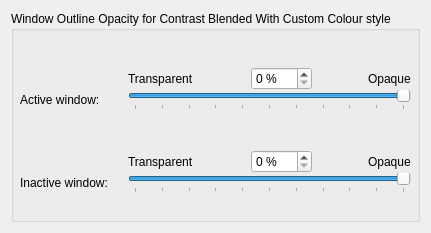
     <widget class="QWidget" name="customWithContrastOpacityPage">
      <layout class="QVBoxLayout" name="verticalLayout_19">
       <item>
        <widget class="QGroupBox" name="groupBox_6">
         <property name="title">
          <string>Window Outline Opacity for Contrast Blended With Custom Colour style</string>
         </property>
         <layout class="QVBoxLayout" name="verticalLayout_17">
          <property name="spacing">
           <number>6</number>
          </property>
          <property name="leftMargin">
           <number>6</number>
          </property>
          <property name="topMargin">
           <number>6</number>
          </property>
          <property name="rightMargin">
           <number>6</number>
          </property>
          <property name="bottomMargin">
           <number>6</number>
          </property>
          <item>
           <spacer name="verticalSpacer_6">
            <property name="orientation">
             <enum>Qt::Vertical</enum>
            </property>
            <property name="sizeType">
             <enum>QSizePolicy::Fixed</enum>
            </property>
            <property name="sizeHint" stdset="0">
             <size>
              <width>20</width>
              <height>30</height>
             </size>
            </property>
           </spacer>
          </item>
          <item>
           <layout class="QVBoxLayout" name="verticalLayout_18">
            <property name="spacing">
             <number>20</number>
            </property>
            <item>
             <layout class="QFormLayout" name="formLayout_7">
              <property name="verticalSpacing">
               <number>0</number>
              </property>
              <item row="0" column="1">
               <layout class="QHBoxLayout" name="horizontalLayout_11">
                <item>
                 <widget class="QLabel" name="_menuOpacityTransparentLabel_21">
                  <property name="text">
                   <string>Transparent</string>
                  </property>
                 </widget>
                </item>
                <item>
                 <spacer name="horizontalSpacer_14">
                  <property name="orientation">
                   <enum>Qt::Horizontal</enum>
                  </property>
                  <property name="sizeHint" stdset="0">
                   <size>
                    <width>40</width>
                    <height>20</height>
                   </size>
                  </property>
                 </spacer>
                </item>
                <item>
                 <widget class="QSpinBox" name="windowOutlineCustomWithContrastOpacityActive_2">
                  <property name="suffix">
                   <string> %</string>
                  </property>
                  <property name="maximum">
                   <number>100</number>
                  </property>
                  <property name="value">
                   <number>0</number>
                  </property>
                 </widget>
                </item>
                <item>
                 <spacer name="horizontalSpacer_30">
                  <property name="orientation">
                   <enum>Qt::Horizontal</enum>
                  </property>
                  <property name="sizeHint" stdset="0">
                   <size>
                    <width>40</width>
                    <height>20</height>
                   </size>
                  </property>
                 </spacer>
                </item>
                <item>
                 <widget class="QLabel" name="_menuOpacityTransparentLabel_22">
                  <property name="text">
                   <string>Opaque</string>
                  </property>
                 </widget>
                </item>
               </layout>
              </item>
              <item row="1" column="0">
               <widget class="QLabel" name="_menuGroupDescription_11">
                <property name="text">
                 <string>Active window:</string>
                </property>
                <property name="buddy">
                 <cstring>windowOutlineShadowColorOpacity_2</cstring>
                </property>
               </widget>
              </item>
              <item row="1" column="1">
               <widget class="QSlider" name="windowOutlineCustomWithContrastOpacityActive">
                <property name="minimum">
                 <number>0</number>
                </property>
                <property name="maximum">
                 <number>100</number>
                </property>
                <property name="singleStep">
                 <number>1</number>
                </property>
                <property name="pageStep">
                 <number>10</number>
                </property>
                <property name="value">
                 <number>100</number>
                </property>
                <property name="orientation">
                 <enum>Qt::Horizontal</enum>
                </property>
                <property name="invertedAppearance">
                 <bool>false</bool>
                </property>
                <property name="invertedControls">
                 <bool>false</bool>
                </property>
                <property name="tickPosition">
                 <enum>QSlider::TicksBelow</enum>
                </property>
                <property name="tickInterval">
                 <number>10</number>
                </property>
               </widget>
              </item>
              <item row="2" column="0">
               <spacer name="verticalSpacer_15">
                <property name="orientation">
                 <enum>Qt::Vertical</enum>
                </property>
                <property name="sizeType">
                 <enum>QSizePolicy::Maximum</enum>
                </property>
                <property name="sizeHint" stdset="0">
                 <size>
                  <width>20</width>
                  <height>40</height>
                 </size>
                </property>
               </spacer>
              </item>
              <item row="3" column="1">
               <layout class="QHBoxLayout" name="horizontalLayout_12">
                <item>
                 <widget class="QLabel" name="_menuOpacityTransparentLabel_23">
                  <property name="text">
                   <string>Transparent</string>
                  </property>
                 </widget>
                </item>
                <item>
                 <spacer name="horizontalSpacer_31">
                  <property name="orientation">
                   <enum>Qt::Horizontal</enum>
                  </property>
                  <property name="sizeHint" stdset="0">
                   <size>
                    <width>40</width>
                    <height>20</height>
                   </size>
                  </property>
                 </spacer>
                </item>
                <item>
                 <widget class="QSpinBox" name="windowOutlineCustomWithContrastOpacityInactive_2">
                  <property name="suffix">
                   <string> %</string>
                  </property>
                  <property name="maximum">
                   <number>100</number>
                  </property>
                  <property name="value">
                   <number>0</number>
                  </property>
                 </widget>
                </item>
                <item>
                 <spacer name="horizontalSpacer_32">
                  <property name="orientation">
                   <enum>Qt::Horizontal</enum>
                  </property>
                  <property name="sizeHint" stdset="0">
                   <size>
                    <width>40</width>
                    <height>20</height>
                   </size>
                  </property>
                 </spacer>
                </item>
                <item>
                 <widget class="QLabel" name="_menuOpacityTransparentLabel_24">
                  <property name="text">
                   <string>Opaque</string>
                  </property>
                 </widget>
                </item>
               </layout>
              </item>
              <item row="4" column="0">
               <widget class="QLabel" name="_menuGroupDescription_12">
                <property name="text">
                 <string>Inactive window:</string>
                </property>
               </widget>
              </item>
              <item row="4" column="1">
               <widget class="QSlider" name="windowOutlineCustomWithContrastOpacityInactive">
                <property name="minimum">
                 <number>0</number>
                </property>
                <property name="maximum">
                 <number>100</number>
                </property>
                <property name="singleStep">
                 <number>1</number>
                </property>
                <property name="pageStep">
                 <number>10</number>
                </property>
                <property name="value">
                 <number>100</number>
                </property>
                <property name="orientation">
                 <enum>Qt::Horizontal</enum>
                </property>
                <property name="invertedAppearance">
                 <bool>false</bool>
                </property>
                <property name="invertedControls">
                 <bool>false</bool>
                </property>
                <property name="tickPosition">
                 <enum>QSlider::TicksBelow</enum>
                </property>
                <property name="tickInterval">
                 <number>10</number>
                </property>
               </widget>
              </item>
             </layout>
            </item>
            <item>
             <spacer name="verticalSpacer_22">
              <property name="orientation">
               <enum>Qt::Vertical</enum>
              </property>
              <property name="sizeType">
               <enum>QSizePolicy::Expanding</enum>
              </property>
              <property name="sizeHint" stdset="0">
               <size>
                <width>20</width>
                <height>20</height>
               </size>
              </property>
             </spacer>
            </item>
           </layout>
          </item>
         </layout>
        </widget>
       </item>
      </layout>
     </widget>
